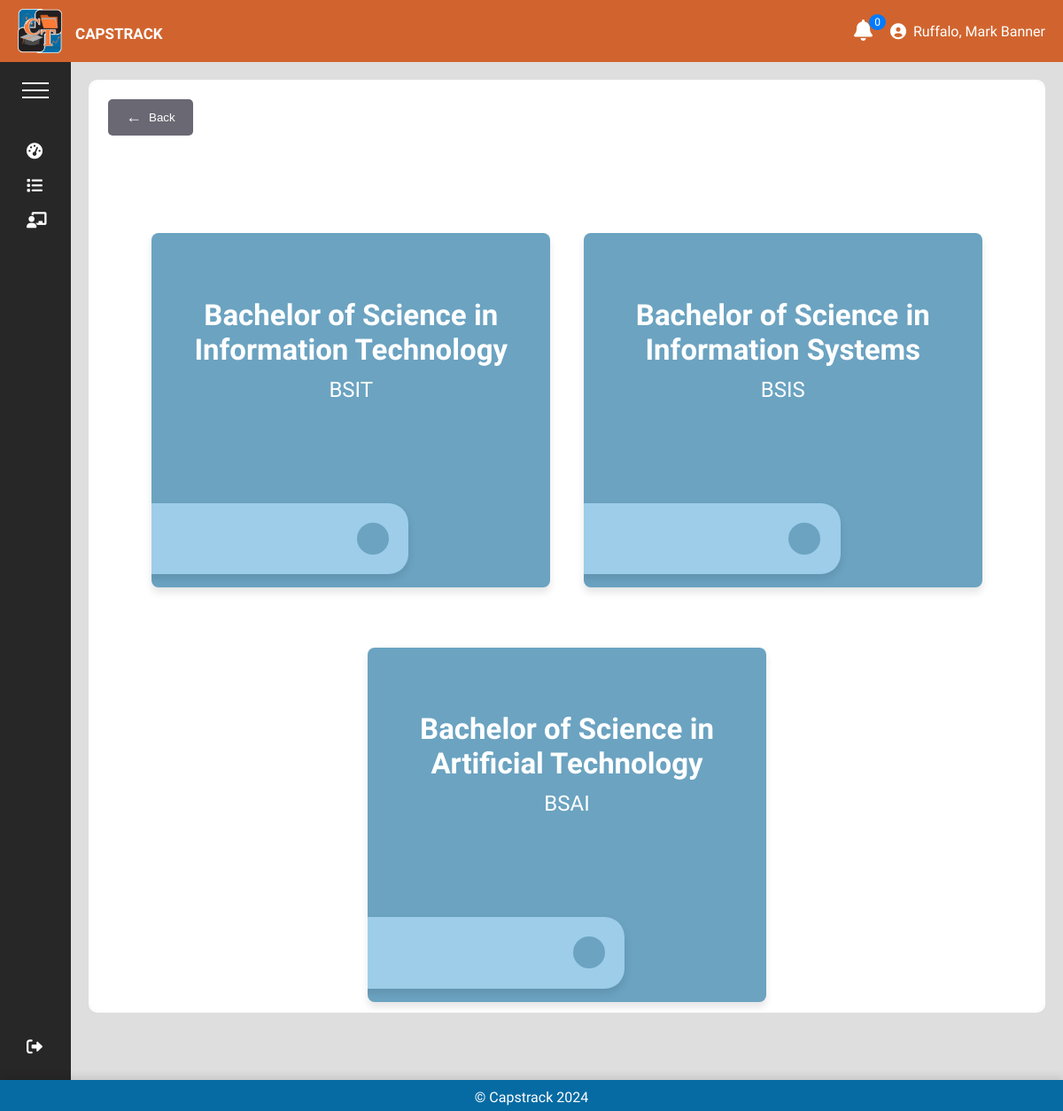
Page /pages/courses.php (signed in) on the committed database.
### tables this page shows
CREATE TABLE `users` (
  `id` int(20) NOT NULL,
  `email` varchar(100) NOT NULL,
  `password` varchar(255) NOT NULL,
  `firstname` varchar(100) NOT NULL,
  `middlename` varchar(100) NOT NULL,
  `surname` varchar(100) NOT NULL,
  `status` varchar(20) NOT NULL,
  `session` varchar(30) NOT NULL,
  `type` varchar(20) NOT NULL,
  `created_at` date NOT NULL DEFAULT current_timestamp()
);

CREATE TABLE `sections` (
  `sectionID` int(11) NOT NULL,
  `coordinatorID` int(20) NOT NULL,
  `courseID` varchar(255) NOT NULL,
  `yearLevel` int(11) NOT NULL,
  `section_letter` varchar(255) NOT NULL,
  `section_group` varchar(255) NOT NULL,
  `specialization` varchar(255) NOT NULL,
  `academicYearID` int(11) NOT NULL,
  `semester` int(11) NOT NULL
);

CREATE TABLE `courses` (
  `courseID` varchar(255) NOT NULL,
  `courseName` varchar(255) NOT NULL,
  `adminID` int(20) NOT NULL,
  `created_at` date NOT NULL
);

### pages/courses.php (the view, shortened to what this page needs)
<?php
    require_once 'connection.php';
    $userID = $_SESSION["userID"];
    $sql = "SELECT accessLevel FROM faculty where id = ?";
    $stmt = $conn->prepare($sql);
    $stmt->execute([$userID]);
    $result = $stmt->fetch(PDO::FETCH_ASSOC);
    $accessLevel = $result["accessLevel"];
    function showCourses(){
        global $conn, $userID, $accessLevel;
        if($accessLevel >= 3){
            $sql = "SELECT * FROM courses";
            $stmt = $conn->prepare($sql);
            $stmt->execute();
            $result = $stmt->fetchAll(PDO::FETCH_ASSOC);
            echo '
                <script>
                    var button = document.createElement("button");
                    button.innerHTML = "+";
                    button.className = "create-btn-design";
                    button.onclick = function() {
                        window.location.href = "create_courses";
                    };
                    document.getElementById("createDiv").appendChild(button);
                </script>
            ';
        }
        else if($accessLevel <= 1 ){
            $sql = "SELECT * FROM courses c JOIN sections s ON s.courseID = c.courseID WHERE s.coordinatorID = ?";
            $stmt = $conn->prepare($sql);
            $stmt->execute([$userID]);
            $result = $stmt->fetchAll(PDO::FETCH_ASSOC);
            $sql = "SELECT cr.*
                    FROM capstone_projects cp
                    JOIN sections s ON cp.sectionID = s.sectionID
                    JOIN advisers ad ON cp.projectID = ad.projectID
                    JOIN courses cr ON cr.courseID = s.courseID
                    WHERE ad.adviserID = ?";
            $stmt = $conn->prepare($sql);
            $stmt->execute([$userID]);
            $secondResult = $stmt->fetchAll(PDO::FETCH_ASSOC);
            $result = array_merge($result, $secondResult);
            $sql = "SELECT cr.*
                    FROM capstone_projects cp
                    JOIN sections s ON cp.sectionID = s.sectionID
                    JOIN panelists ps ON cp.projectID = ps.projectID
                    JOIN courses cr ON cr.courseID = s.courseID
                    WHERE ps.panelistID = ?";
            $stmt = $conn->prepare($sql);
            $stmt->execute([$userID]);
            $thirdResult = $stmt->fetchAll(PDO::FETCH_ASSOC);
            $result = array_merge($result, $thirdResult);
        }
        $courseIDs = [];
        for ($i = 0; $i < count($result); $i++) {
            $courseTitle = $result[$i]["courseName"];
            $courseAbbreviation = $result[$i]["courseID"];
            if(in_array($courseAbbreviation, $courseIDs)){
                continue;
            }
            $courseIDs[] = $courseAbbreviation;
            echo '
            <form action="/specializations" method="POST">
                <div class="card-container" onclick="this.closest(\'form\').submit();">
                    <input type="hidden" name="cardValue" value="'.$courseAbbreviation.'">
                    <div class="card" style="background-color:#6BA3C1;">
                        <div class="folder-bottom">
                            <div class="circle"></div>
                        </div>
                        <div class="course-content">
                            <h2>' . $courseTitle . '</h2>
                            <p>' . $courseAbbreviation . '</p>
                        </div>
                    </div>
                </div>
            </form>';
        }
    }
?>
<!DOCTYPE html>
<html lang="en">
    <head>
        <link rel="stylesheet" href="pages/card_layout.css">
        <link rel="stylesheet" href="https://cdn.jsdelivr.net/npm/sweetalert2@10/dist/sweetalert2.min.css">
    </head>
    <body>
        <?php include 'header.php'; ?>
        <?php include 'menu.php'; ?>
        <div class="card-container">
            <?php
                showCourses();
            ?>
        </div>
        <?php include 'footer.php'; ?>
    </body>
</html>

### pages/header.php (shortened to what this page needs)
<!DOCTYPE html>
<html lang="en">
    <head>
        <link rel="stylesheet" href="https://cdnjs.cloudflare.com/ajax/libs/font-awesome/6.0.0-beta3/css/all.min.css">
        <link rel="stylesheet" href="pages/header.css">
    </head>
    <body>
    <div id="topbar">
        <div class="topbar-left">
            <img src="pages/images/CapstrackLogo.png" alt="Logo" class="logo">
            <h2 class="university-name">CAPSTRACK</h2>
        </div>
        <div class="topbar-right">
            <div class="notification-container">
                <div class="bell" onclick="toggleNotifications()">
                  <i class="fas fa-bell notification-icon"></i>
                  <span class="notification-count" id="notificationCount">3</span>
                </div>
          </div>
            <a href="/profile" style="text-decoration: none; color: white; display: flex; align-items: center;">
                <i class="fas fa-user-circle" style="font-size: 18px; color: white; margin-right: 8px;"></i>
                <span style="font-size: 16px; color: white; font-weight: 500;">
                    <?php
                        require_once("connection.php");
                        try {
                            $sql = "SELECT * FROM users WHERE id = ?";
                            $stmt = $conn->prepare($sql);
                            $stmt->execute([$_SESSION["userID"]]);
                            $user = $stmt->fetch(PDO::FETCH_ASSOC);
                            if ($user) {
                                $fullname = $user["surname"] . ", " . $user["firstname"] . " " . $user["middlename"];
                                echo htmlspecialchars($fullname);
                            } else {
                                echo "User not found";
                            }
                        } catch (Exception $e) {
                            echo '<script>console.log("' . $e->getMessage() . '");</script>';
                        }
                    ?>
                </span>
            </a>
        </div>
    </div>

### pages/card_layout.css (style rules this page uses)
body { font-family: Arial, sans-serif; background-color: #f4f4f4; justify-content: center; align-items: center; height: 100vh; margin: 0; }
.card-container { caret-color: transparent; display: flex; flex-wrap: wrap; margin-top: 30px; gap: 37.5px; justify-content: center; }
.card { user-select: none; position: relative; width: 450px; height: 400px; border-radius: 8px; box-shadow: 0 6px 9px rgba(0, 0, 0, 0.1); color: white; overflow: hidden; }
.folder-bottom { position: absolute; bottom: 15px; right: 160px; width: 100%; height: 80.5px; background-color: #9DCDE8; border-radius: 22.5px; display: flex; justify-content: flex-end; align-items: center; padding-right: 22.5px; box-shadow: 0 5px 10px rgba(0, 0, 0, 0.1); }
.circle { width: 36px; height: 36px; background-color: #6BA3C1; border-radius: 50%; box-shadow: 0 5px 10px rgba(0.5, 0.5, 0.5, 0); }
.course-content { position: absolute; top: 37.5px; left: 37.5px; right: 37.5px; margin-top: 35px; text-align: center; }
.course-content h2 { font-size: 33px; margin: 0; }
.course-content p { font-size: 24px; margin: 12px 0 0; }

### pages/header.css (style rules this page uses)
* { box-sizing: border-box; }
.notification-container { position: relative; display: inline-block; }
.bell { font-size: 24px; cursor: pointer; position: relative; }
.notification-count { position: absolute; top: -5px; right: 5px; background: #007bff; color: white; font-size: 12px; border-radius: 50%; padding: 2px 6px; }
html, body { margin: 0; padding: 0; height: 100%; overflow-x: hidden; font-family: 'Lexend', sans-serif; background-color: #DEDEDE; }
:root { --sidebar-width: 80px; --sidebar-expanded-width: 200px; --content-left-spacing: 20px; --content-right-spacing: 20px; }
#topbar { position: fixed; top: 0; left: 0; width: 100%; height: 70px; background-color: #D1642E; display: flex; align-items: center; justify-content: space-between; padding: 0 20px; box-sizing: border-box; z-index: 1000; }
#topbar .topbar-left { display: flex; align-items: center; }
#topbar .logo { width: 50px; height: 50px; }
#topbar .university-name { color: white; margin-left: 15px; font-size: 17px; line-height: 80px; margin-top: 20px; }
#topbar .topbar-right { display: flex; align-items: center; }
#topbar .notification-icon, #topbar .fa-user-circle { color: white; font-size: 24px; cursor: pointer; margin-right: 20px; }

### rows in the picture
users: fullname "Ruffalo, Mark Banner"
sections: courseID.courseName "Bachelor of Science in Information Technology", courseID "BSIT"
sections: courseID.courseName "Bachelor of Science in Information Systems", courseID "BSIS"
courses: courseName "Bachelor of Science in Artificial Technology", courseID "BSAI"
